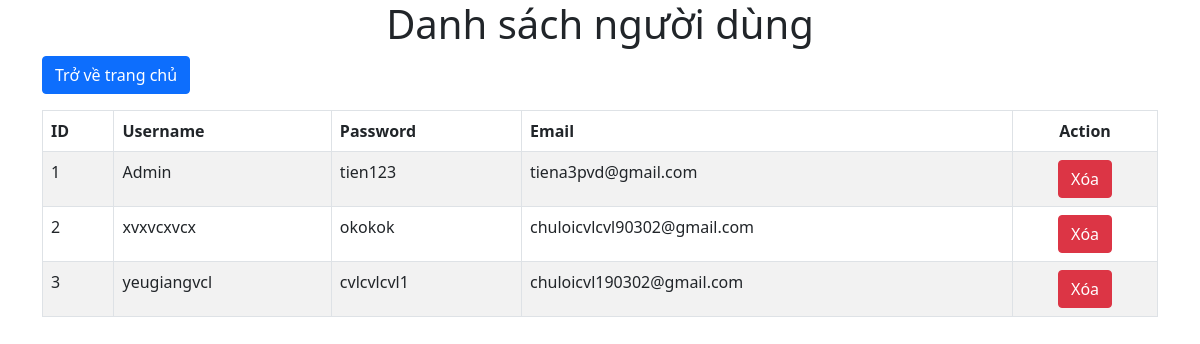
Before: /admin/user/danhsach.php with the older database file.
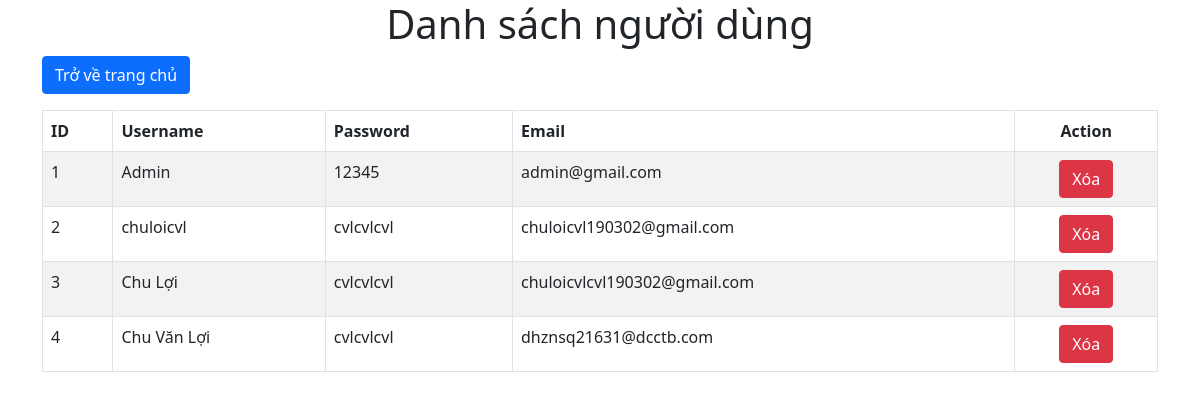
After: the same page with the newer database file.
### tables this page shows
CREATE TABLE `account` (
  `id` int(11) NOT NULL,
  `username` varchar(255) NOT NULL,
  `password` varchar(255) NOT NULL,
  `email` varchar(255) NOT NULL,
  `image` varchar(255) NOT NULL
);

### admin/user/danhsach.php (the view, shortened to what this page needs)
<?php
$sql = "SELECT * FROM account";
$query = mysqli_query($mysqli, $sql);
?>
<!DOCTYPE html>
<html lang="en">
<head>
    <link rel="stylesheet" type="text/css" href="https://cdn.datatables.net/v/dt/dt-1.10.25/datatables.min.css" />
    <link href="https://cdn.jsdelivr.net/npm/bootstrap@5.0.2/dist/css/bootstrap.min.css" rel="stylesheet">
</head>
<body>
    <h1 style="text-align: center">Danh sách người dùng</h1>
    <div class="container">
        <a href="../quanli.php" class="btn btn-primary">Trở về trang chủ</a>
        <div class="table-responsive table-responsive-sm table-responsive-md table-responsive-lg mt-3">
            <table id="myTable" class="table table-striped table-bordered">
                <thead>
                    <tr>
                        <th>ID</th>
                        <th>Username</th>
                        <th>Password</th>
                        <th>Email</th>
                        <th style="text-align: center;">Action</th>
                    </tr>
                </thead>
                <tbody>
                    <?php
                    $i = 1;
                    while ($row = mysqli_fetch_assoc($query)) : ?>
                        <tr>
                            <td><?php echo $i++; ?></td>
                            <td><?= $row['username'] ?></td>
                            <td><?= $row['password'] ?></td>
                            <td><?= $row['email'] ?></td>
                            <td style="text-align: center;"><a href="xoa.php?page_layout=remove&id=<?php echo $row['id'] ?>" class="btn btn-danger">Xóa</a></td>
                        </tr>
                    <?php endwhile; ?>
                </tbody>
            </table>
        </div>
    </div>
</body>
</html>

Changed rows visible on the page:
removed account: username "xvxvcxvcx", password "okokok", email "chuloicvlcvl90302@gmail.com"
removed account: username "yeugiangvcl", password "cvlcvlcvl1", email "chuloicvl190302@gmail.com"
changed account "Admin": password "tien123" → "12345"; email "tiena3pvd@gmail.com" → "admin@gmail.com"
added account: username "chuloicvl", password "cvlcvlcvl", email "chuloicvl190302@gmail.com"
added account: username "Chu Lợi", password "cvlcvlcvl", email "chuloicvlcvl190302@gmail.com"
added account: username "Chu Văn Lợi", password "cvlcvlcvl", email "dhznsq21631@dcctb.com"
